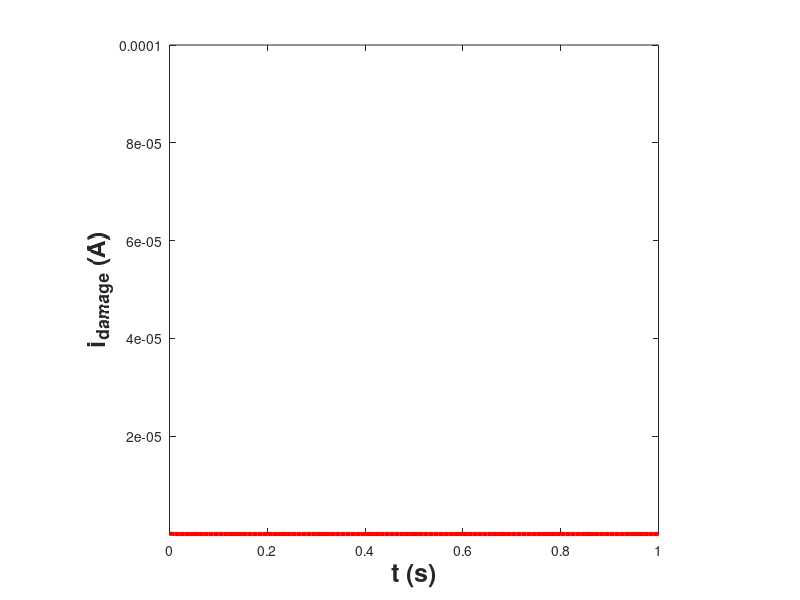

Write MATLAB code to recreate this figure. (Note: this script raises an error after producing the figure.)
function film_growth
    clc;
    clear all;
    
    Faraday_Constant = 96485; %coul/mol
    R = 8.314; %J/mol K
    T = 298; %K
    Eapp = [0.2, 0.4]; %VSCE
    Ecorr = -0.3; %VSCE
    eta = Eapp - Ecorr;
    
%     alpha = 0.25; %0.68; %0.25; %0.5;
%     i0_growth = 1.0e-16; %A
%     k_film = 1.0e10; %5.0e7; %um/A.s

    alpha = 0.1; %0.16; %0.25; %0.25; %0.68; %0.25; %0.5;
    i0_growth = 1.0e-9; %1.0e-2 * 1.0e-18; %1.0e-13; %1.0e-16; %A
    k_film = 5.0e7; %1.0e9; %1.0e10; %5.0e7; %um/A.s  
    
    z = 2;
    g_plus = (alpha * z * Faraday_Constant)/ ( R * T);
    
    E_film = Eapp(1)/(2.0e-3); %20; %100; %500; %250; %V/um    
    
    t = 0.0:0.01:1.0;

    num = i0_growth * exp(g_plus.*eta(1));
    denom = 1.0 + ((g_plus * E_film *k_film * num) .* t);
    
    damage_current = (num./denom);    
    
    %=====================================================================
    % Plot formatting
    tick_label_size = 16;
    axis_label_size = 18;
    title_label_size = 20;
    plot_line_width = 3;
    axis_line_width = 2;
    marker_size = 8;
    font_weight = 'bold';
    marker_vals_data = {'s','o','+'};
    % =====================================================================  
    
    figure(3)
    hold on
    plot(t, damage_current, '-r','LineWidth',plot_line_width)
    
    xlabel('t (s)', 'FontSize', axis_label_size,'FontWeight',font_weight)
    ylabel('i_{damage} (A)', 'FontSize', axis_label_size,'FontWeight',font_weight)
    
    ylim([1.0e-12 1.0e-4])
    
    axis square
    box on 
    
    ax = gca;

    ax.FontSize = tick_label_size;
    ax.FontWeight = font_weight;
    ax.LineWidth = axis_line_width;
    ax.XMinorTick = 'on';
    ax.YMinorTick = 'on';
    ax.YScale = 'log';
    
    hold off
end